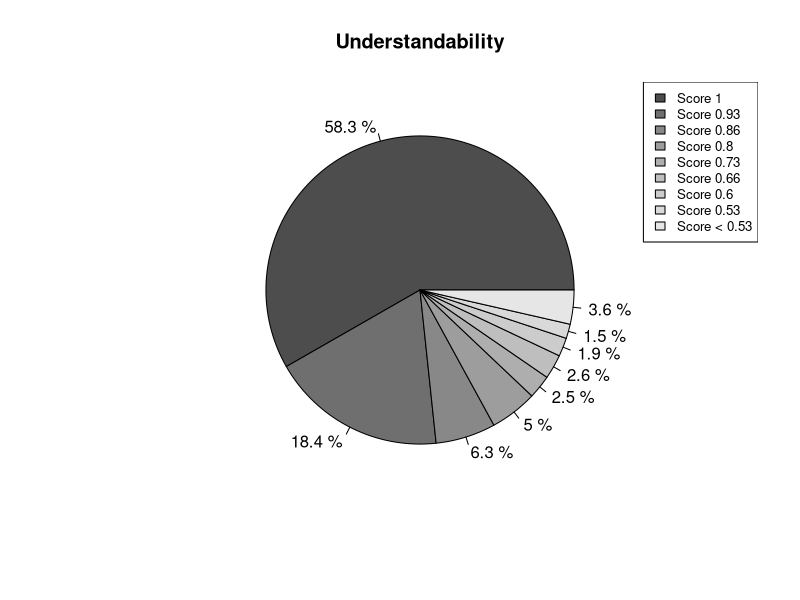
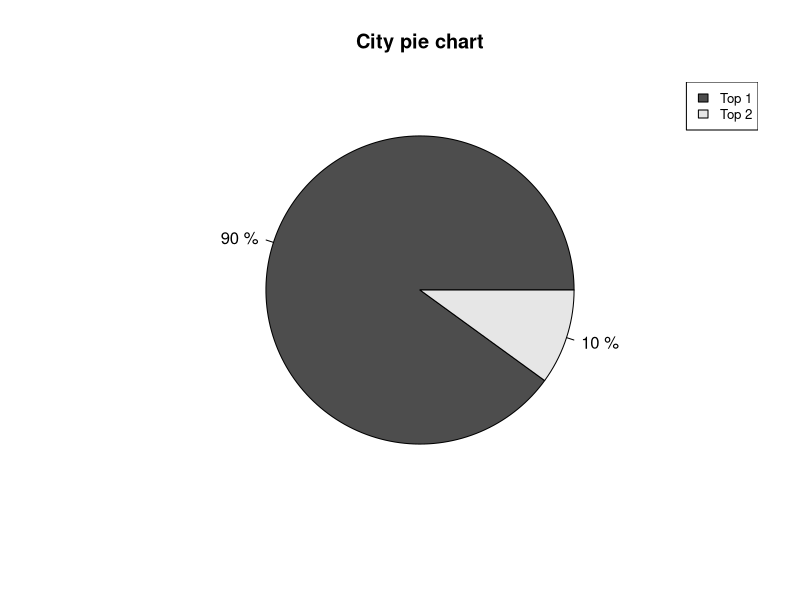
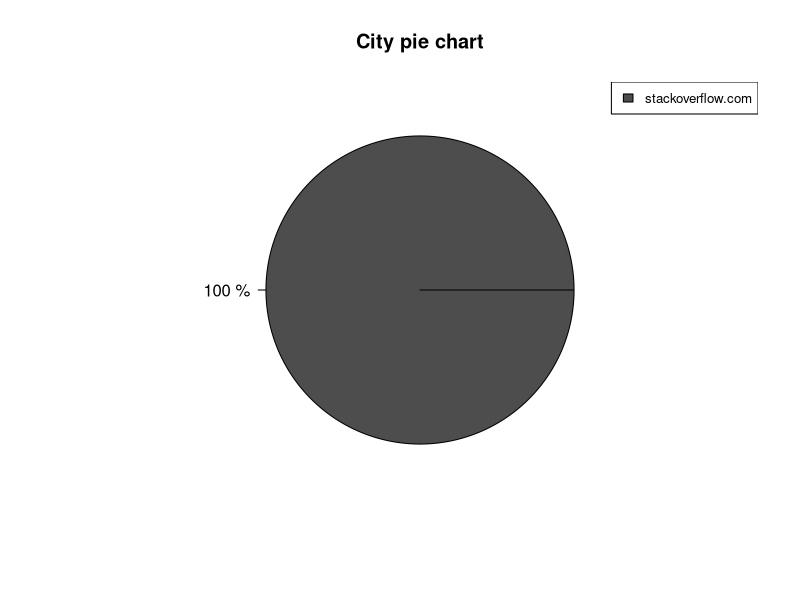
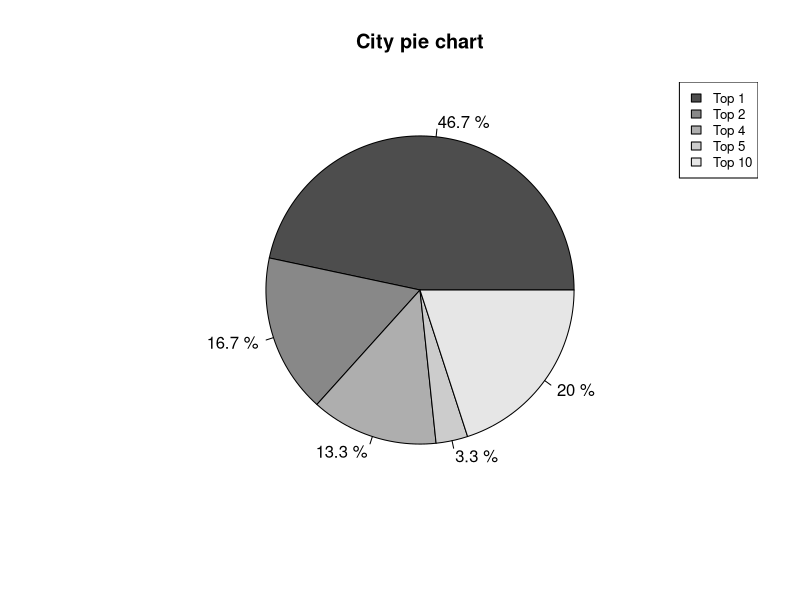

R code for these plots, in order:
# Create data for the graph.
x <- c(15704,4956,1696,1339,668,691,524,406,962)
labels <- c(1,0.93,0.86,0.8,0.73,0.66,0.6,0,53,"lower than 0.53")

piepercent<- round(100*x/sum(x), 1)

# Plot the chart.
pie(x, labels = paste(piepercent,"%"), main = "Understandability",col = gray.colors(length(x)))


legend("topright", c("Score 1","Score 0.93","Score 0.86","Score 0.8","Score 0.73",
                     "Score 0.66","Score 0.6","Score 0.53","Score < 0.53"), cex = 0.8,
       fill = gray.colors(length(x)))

# Create data for the graph.
x1 <- c(27,3)

piepercent1<- round(100*x1/sum(x1), 1)

# Plot the chart.
pie(x1, labels = paste(piepercent1,"%"), main = "City pie chart",col = gray.colors(length(x1)))


legend("topright", c("Top 1","Top 2"), cex = 0.8,
       fill = gray.colors(length(x1)))


# Create data for the graph.
x2 <- c(30)

piepercent1<- round(100*x2/sum(x2), 1)

# Plot the chart.
pie(x2, labels = paste(piepercent1,"%"), main = "City pie chart",col = gray.colors(length(x2)))


legend("topright", c("stackoverflow.com"), cex = 0.8,
       fill = gray.colors(length(x2)))


# Create data for the graph.
x3 <- c(14,5,4,1,6)

piepercent3<- round(100*x3/sum(x3), 1)

# Plot the chart.
pie(x3, labels = paste(piepercent3,"%"), main = "City pie chart",col = gray.colors(length(x3)))


legend("topright", c("Top 1","Top 2","Top 4","Top 5","Top 10"), cex = 0.8,
       fill = gray.colors(length(x3)))
       